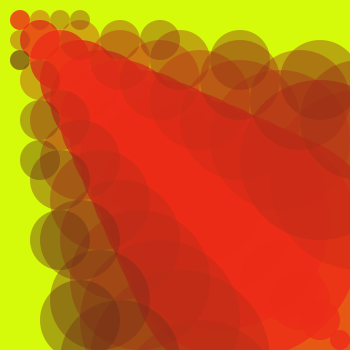
Frame 1 (no input)
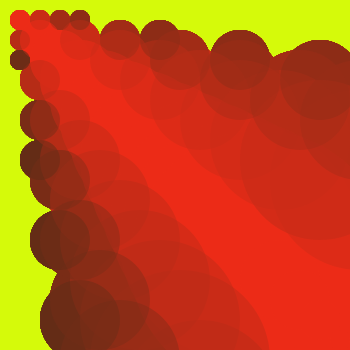
Frame 60 (the mouse pressed at the canvas centre just before this capture)
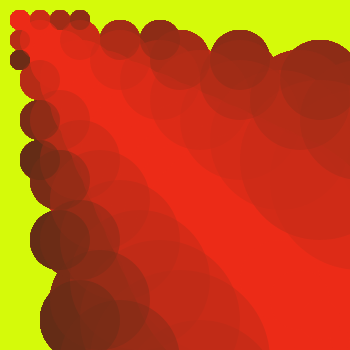
Frame 120 (the mouse held since frame 60 and released just before this capture)

The Processing sketch that drew these frames (run headless with seeded random() and noise(); from frame 60 on, the mouse is pressed at the canvas centre):

// Processing sketch: processing_61439
// ── processing_61439.pde

void setup () {
  smooth();
  size(350, 350);
  background(213, 250, 10);
}


void draw() {
  int x;
  x=20;
  int y;
  y=70;
  int c;
  c=40;
  int v;
  v=60;
  int b;
  b=80;
  noStroke();
  fill(236, 43, 23, 200);
  
  ellipse(x, x, x, x);
  ellipse(x*2, x*2, x*2, x*2);
  ellipse(x*3, x*3, x*3, x*3);
  ellipse(x*4, x*4, x*4, x*4);
  ellipse(x*5, x*5, x*5, x*5);
  ellipse(x*6, x*6, x*6, x*6);
  ellipse(x*7, x*7, x*7, x*7);
  ellipse(x*8, x*8, x*8, x*8);
  ellipse(x*9, x*9, x*9, x*9);
  ellipse(x*10, x*10, x*10, x*10);
  ellipse(x*11, x*11, x*11, x*11);
  ellipse(x*12, x*12, x*12, x*12);
  ellipse(x*13, x*13, x*13, x*13);
  ellipse(x*14, x*14, x*4, x*4);
  ellipse(x*15, x*15, x*3, x*3);
  ellipse(x*16, x*16, x*2, x*2);

  ellipse(x*17, x*17, x, x);
  ellipse(x*18, x*18, x, x);
  ellipse(x*19, x*19, x, x);
  ellipse(x*20, x*20, x, x);

  //2

  fill(200, 43, 23, 100);
  ellipse(c, x, x, x);
  ellipse(c*2, x*2, x*2, x*2);
  ellipse(c*3, x*3, x*3, x*3);
  ellipse(c*4, x*4, x*4, x*4);
  ellipse(c*5, x*5, x*5, x*5);
  ellipse(c*6, x*6, x*6, x*6);
  ellipse(c*7, x*7, x*7, x*7);
  ellipse(c*8, x*8, x*8, x*8);
  ellipse(c*9, x*9, x*9, x*9);
  ellipse(c*8, x*8, x*8, x*8);
  ellipse(c*11, x*11, x*7, x*7);
  ellipse(c*12, x*12, x*6, x*6);
  ellipse(c*13, x*13, x*5, x*5);
  ellipse(c*14, x*14, x*4, x*4);
  ellipse(c*15, x*15, x*3, x*3);
  ellipse(c*16, x*16, x*2, x*2);

  //3

  fill(180, 43, 23, 100);
  ellipse(x, c, x, x);
  ellipse(x*2, c*2, x*2, x*2);
  ellipse(x*3, c*3, x*3, x*3);
  ellipse(x*4, c*4, x*4, x*4);
  ellipse(x*5, c*5, x*5, x*5);
  ellipse(x*6, c*6, x*6, x*6);
  ellipse(x*7, c*7, x*7, x*7);
  ellipse(x*8, c*8, x*8, x*8);
  ellipse(x*9, c*9, x*9, x*9);
  ellipse(x*10, c*10, x*8, x*8);
  ellipse(x*11, c*11, x*7, x*7);
  ellipse(x*12, c*12, x*6, x*6);
  ellipse(x*13, c*13, x*5, x*5);
  ellipse(x*14, c*14, x*4, x*4);
  ellipse(x*15, c*15, x*3, x*3);
  ellipse(x*16, c*16, x*2, x*2);

  fill(160, 43, 23, 100);
  //4ellipse(c,x,x,x);
  ellipse(v, x, x, x);
  ellipse(v*2, x*2, x*2, x*2);
  ellipse(v*3, x*3, x*3, x*3);
  ellipse(v*4, x*4, x*4, x*4);
  ellipse(v*5, x*5, x*5, x*5);
  ellipse(v*6, x*6, x*6, x*6);
  ellipse(v*7, x*7, x*7, x*7);
  ellipse(v*8, x*8, x*8, x*8);
  ellipse(v*9, x*9, x*9, x*9);
  ellipse(v*8, x*8, x*8, x*8);
  ellipse(v*11, x*11, x*7, x*7);
  ellipse(v*12, x*12, x*6, x*6);
  ellipse(v*13, x*13, x*5, x*5);
  ellipse(v*14, x*14, x*4, x*4);
  ellipse(v*15, x*15, x*3, x*3);
  ellipse(v*16, x*16, x*2, x*2);
  //5
  fill(140, 43, 23, 100);
  ellipse(b, x, x, x);
  ellipse(b*2, x*2, x*2, x*2);
  ellipse(b*3, x*3, x*3, x*3);
  ellipse(b*4, x*4, x*4, x*4);
  ellipse(b*5, x*5, x*5, x*5);
  ellipse(b*6, x*6, x*6, x*6);
  ellipse(b*7, x*7, x*7, x*7);
  ellipse(b*8, x*8, x*8, x*8);
  ellipse(b*9, x*9, x*9, x*9);
  ellipse(b*8, x*8, x*8, x*8);
  ellipse(b*11, x*11, x*7, x*7);
  ellipse(b*12, x*12, x*6, x*6);
  ellipse(b*13, x*13, x*5, x*5);
  ellipse(b*14, x*14, x*4, x*4);
  ellipse(b*15, x*15, x*3, x*3);
  ellipse(b*16, x*16, x*2, x*2);

  //6
  fill(120, 43, 23, 100);
  ellipse(x, v, x, x);
  ellipse(x*2, v*2, x*2, x*2);
  ellipse(x*3, v*3, x*3, x*3);
  ellipse(x*4, v*4, x*4, x*4);
  ellipse(x*5, v*5, x*5, x*5);
  ellipse(x*6, v*6, x*6, x*6);
  ellipse(x*7, v*7, x*7, x*7);
  ellipse(x*8, v*8, x*8, x*8);
  ellipse(x*9, v*9, x*9, x*9);
  ellipse(x*10, v*10, x*8, x*8);
  ellipse(x*11, v*11, x*7, x*7);
  ellipse(x*12, v*12, x*6, x*6);
  ellipse(x*13, v*13, x*5, x*5);
  ellipse(x*14, v*14, x*4, x*4);
  ellipse(x*15, v*15, x*3, x*3);
  ellipse(x*16, v*16, x*2, x*2);

  //7//6
  fill(100, 43, 23, 100);
  ellipse(x, v, x, x);
  ellipse(x*2, b*2, x*2, x*2);
  ellipse(x*3, b*3, x*3, x*3);
  ellipse(x*4, b*4, x*4, x*4);
  ellipse(x*5, b*5, x*5, x*5);
  ellipse(x*6, b*6, x*6, x*6);
  ellipse(x*7, b*7, x*7, x*7);
  ellipse(x*8, b*8, x*8, x*8);
  ellipse(x*9, b*9, x*9, x*9);
  ellipse(x*10, b*10, x*8, x*8);
  ellipse(x*11, b*11, x*7, x*7);
  ellipse(x*12, b*12, x*6, x*6);
  ellipse(x*13, b*13, x*5, x*5);
  ellipse(x*14, b*14, x*4, x*4);
  ellipse(x*15, b*15, x*3, x*3);
  ellipse(x*16, b*16, x*2, x*2);
}
